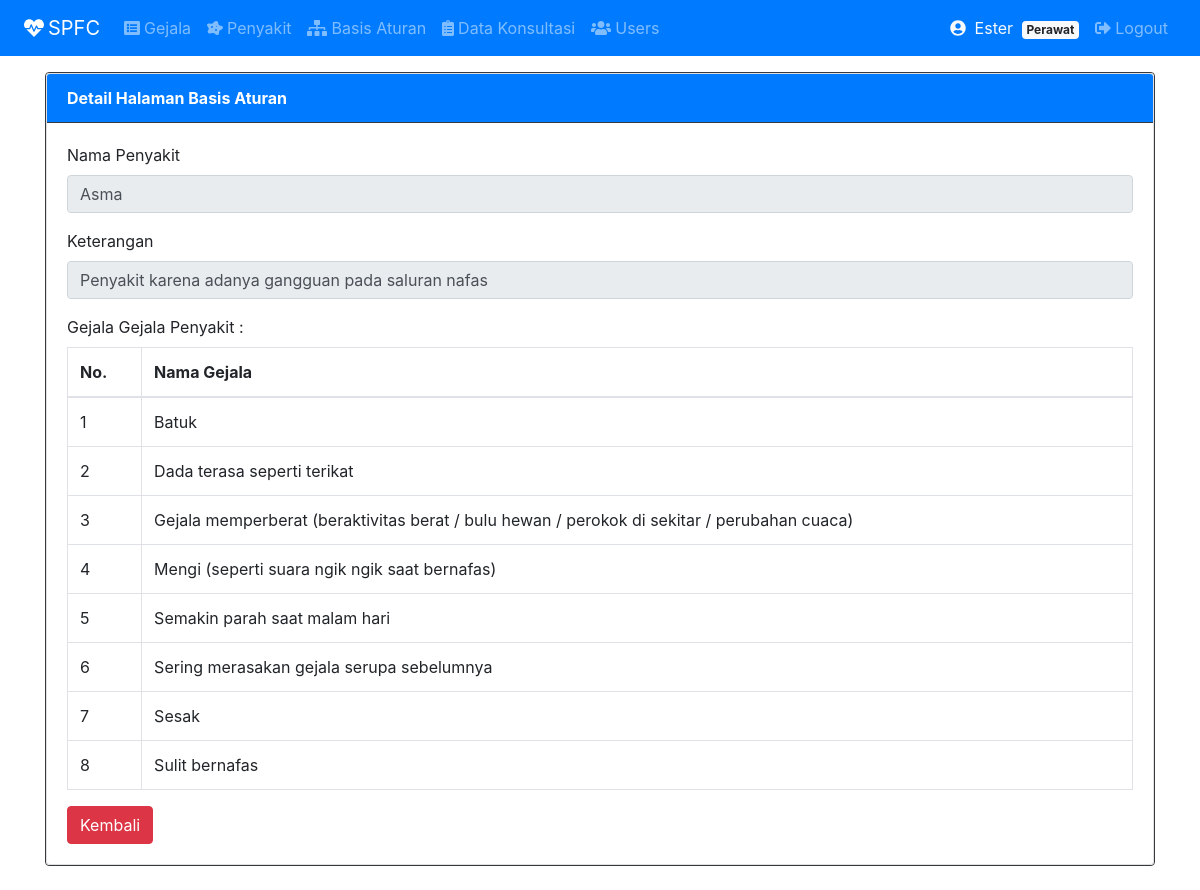
Screenshot of /index.php?page=aturan&action=detail&id=1 (signed in) with the database file from the repository.
### tables this page shows
CREATE TABLE `basis_aturan` (
  `idaturan` int(11) NOT NULL,
  `idpenyakit` int(11) NOT NULL
);

CREATE TABLE `penyakit` (
  `idpenyakit` int(11) NOT NULL,
  `nmpenyakit` varchar(50) NOT NULL,
  `keterangan` text NOT NULL,
  `solusi` text NOT NULL
);

CREATE TABLE `detail_basis_aturan` (
  `idaturan` int(11) NOT NULL,
  `idgejala` int(11) NOT NULL
);

CREATE TABLE `gejala` (
  `idgejala` int(11) NOT NULL,
  `nmgejala` varchar(200) NOT NULL
);

### detail_aturan.php (the view, shortened to what this page needs)
<?php
$idaturan=$_GET['id'];
$sql = "SELECT basis_aturan.idaturan, basis_aturan.idpenyakit,
                penyakit.nmpenyakit, penyakit.keterangan
        FROM basis_aturan INNER JOIN penyakit ON basis_aturan.idpenyakit = penyakit.idpenyakit
        WHERE basis_aturan.idaturan='$idaturan'";
$result = $conn->query($sql);
$row = $result->fetch_assoc();
?>
<div class="row">
    <div class="col-sm-12">
        <form action="" method="POST">
            <div class="card border-dark">
                <div class="card">
                    <div class="card-header bg-primary text-white border-dark"><strong>Detail Halaman Basis Aturan</strong></div>
                    <div class="card-body">
                        <div class="form-group">
                            <label for="">Nama Penyakit</label>
                            <input type="text" class="form-control" value="<?php echo $row['nmpenyakit'] ?>" name="nama" readonly>
                        </div>
                        <div class="form-group">
                            <label for="">Keterangan</label>
                            <input type="text" class="form-control" value="<?php echo $row['keterangan'] ?>" name="ket" readonly>
                        </div>
                        <label for="">Gejala Gejala Penyakit :</label>
                        <div class="table-responsive">
                        <table class="table table-bordered">
                        <thead>
                        <tr>
                            <th width="40px">No.</th>
                            <th width="700px">Nama Gejala</th>
                        </tr>
                        </thead>
                        <tbody>
                           <?php
                                $no = 1;
                                $sql = "SELECT detail_basis_aturan.idaturan, detail_basis_aturan.idgejala, gejala.nmgejala
                                        FROM detail_basis_aturan INNER JOIN gejala
                                        ON detail_basis_aturan.idgejala = gejala.idgejala WHERE detail_basis_aturan.idaturan='$idaturan'";
                                $result = $conn->query($sql);
                                while($row = $result->fetch_assoc()) {
                            ?>
                            <tr>
                                <td><?php echo $no++; ?></td>
                                <td><?php echo $row['nmgejala']; ?></td>
                            </tr>
                            <?php
                                }
                            ?>
                        </tbody>
                        </table>
                        </div>
                        <a class="btn btn-danger" href="?page=aturan">Kembali</a>
                    </div>
                </div>
            </div>
        </form>
    </div>
</div>

### assets/css/mobile-fixes.css (style rules this page uses)
.table-responsive { -webkit-overflow-scrolling: touch; }

### rows the page displays
basis_aturan: nama "Asma", ket "Penyakit karena adanya gangguan pada saluran nafas"
detail_basis_aturan: idgejala.nmgejala "Batuk"
detail_basis_aturan: idgejala.nmgejala "Dada terasa seperti terikat"
detail_basis_aturan: idgejala.nmgejala "Gejala memperberat (beraktivitas berat / bulu hewan / perokok di sekitar / perubahan cuaca)"
detail_basis_aturan: idgejala.nmgejala "Mengi (seperti suara ngik ngik saat bernafas)"
detail_basis_aturan: idgejala.nmgejala "Semakin parah saat malam hari"
detail_basis_aturan: idgejala.nmgejala "Sering merasakan gejala serupa sebelumnya"
detail_basis_aturan: idgejala.nmgejala "Sesak"
detail_basis_aturan: idgejala.nmgejala "Sulit bernafas"

### other values shown
$_SESSION['username'] "Ester"
$_SESSION['role'] "Perawat"
